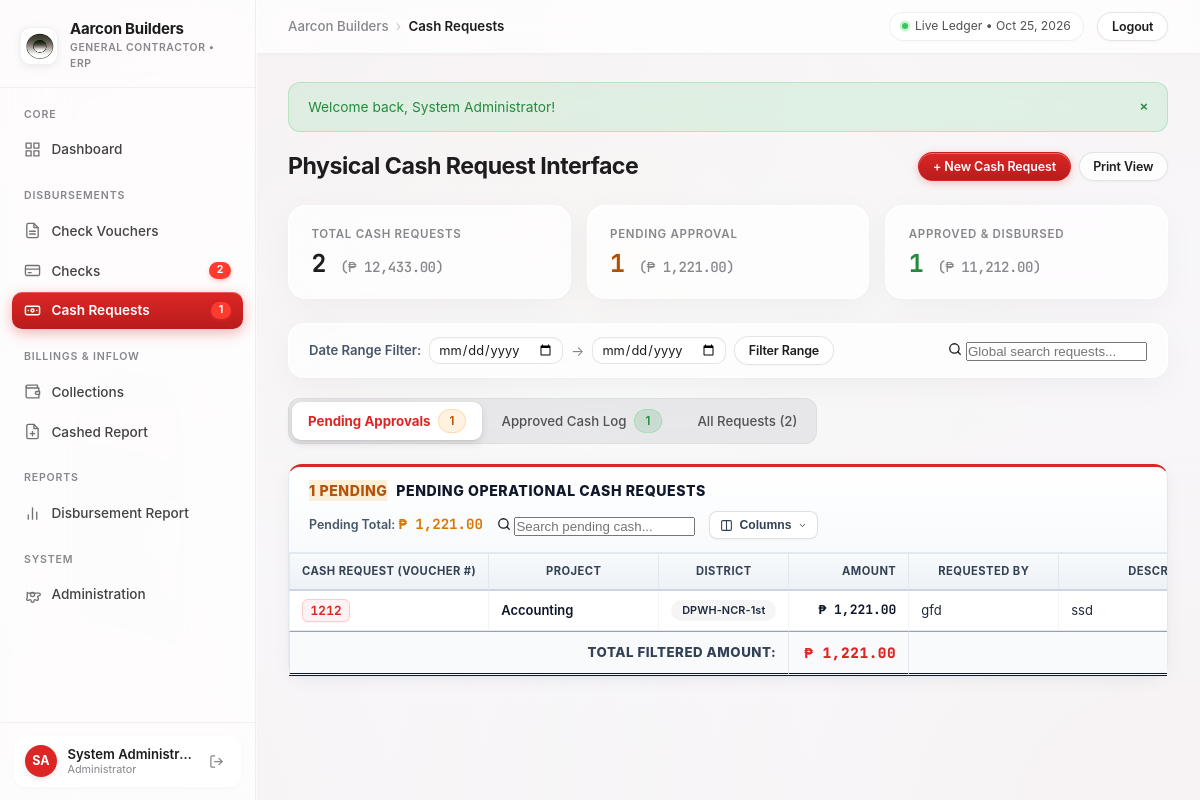
/cash_requests.php (signed in), run on the app's committed database.
### tables this page shows
CREATE TABLE cash_requests (
    id INTEGER PRIMARY KEY AUTOINCREMENT,
    voucher_no VARCHAR(50) NOT NULL UNIQUE,
    requested_by VARCHAR(100) NOT NULL,
    department_or_project VARCHAR(255) NOT NULL,
    amount DECIMAL(12, 2) NOT NULL,
    purpose TEXT NOT NULL,
    request_date DATE NOT NULL,
    status VARCHAR(50) DEFAULT 'pending', -- 'pending', 'approved', 'rejected', 'disbursed'
    approved_at DATETIME DEFAULT NULL,
    approved_by VARCHAR(100) DEFAULT NULL,
    rejection_reason TEXT DEFAULT '',
    created_at DATETIME DEFAULT CURRENT_TIMESTAMP
, project_district VARCHAR(100) DEFAULT '', custom_fields TEXT DEFAULT '{}');

### config/config.php (called while the page is built, shortened)
<?php
function get_currency_symbol() {
    if (function_exists('get_system_setting')) {
        $val = get_system_setting('currency_symbol');
        if (!empty($val)) return $val;
    }
    return CURRENCY_SYMBOL;
}
function get_app_name() {
    if (function_exists('get_system_setting')) {
        $val = get_system_setting('company_name');
        if (!empty($val)) return $val;
    }
    return APP_NAME;
}
function format_money($amount) {
    return get_currency_symbol() . ' ' . number_format((float)$amount, 2);
}
function e($string) {
    return htmlspecialchars($string ?? '', ENT_QUOTES, 'UTF-8');
}
require_once __DIR__ . '/../includes/auth.php';

### includes/auth.php (called while the page is built, shortened)
<?php
require_once __DIR__ . '/../config/config.php';
function get_system_setting(string $key, string $default = ''): string {
    static $settingsCache = null;
    if ($settingsCache === null) {
        $settingsCache = [];
        try {
            $db = get_db();
            $rows = $db->query('SELECT setting_key, setting_value FROM system_settings')->fetchAll();
            foreach ($rows as $r) {
                $settingsCache[$r['setting_key']] = $r['setting_value'];
            }
        } catch (Exception $e) {
        }
    }
    return $settingsCache[$key] ?? $default;
}

### cash_requests.php (the view, shortened to what this page needs)
<?php
require_once __DIR__ . '/config/config.php';
require_once __DIR__ . '/includes/header.php';
$db = get_db();
$activeTab = $_GET['tab'] ?? 'pending';
$startDate = $_GET['start_date'] ?? '';
$endDate   = $_GET['end_date'] ?? '';
$dateCondition = '';
$dateParams = [];
$pendingStmt = $db->prepare("SELECT * FROM cash_requests WHERE status = 'pending' {$dateCondition} ORDER BY request_date DESC, id DESC");
$pendingStmt->execute($dateParams);
$pendingRequests = $pendingStmt->fetchAll();
$pendingTotal = array_sum(array_column($pendingRequests, 'amount'));
$approvedStmt = $db->prepare("SELECT * FROM cash_requests WHERE status IN ('approved', 'disbursed') {$dateCondition} ORDER BY approved_at DESC, id DESC");
$approvedStmt->execute($dateParams);
$approvedRequests = $approvedStmt->fetchAll();
$approvedTotal = array_sum(array_column($approvedRequests, 'amount'));
$allStmt = $db->prepare("SELECT * FROM cash_requests WHERE 1=1 {$dateCondition} ORDER BY id DESC");
$allStmt->execute($dateParams);
$allRequests = $allStmt->fetchAll();
$allTotal = array_sum(array_column($allRequests, 'amount'));
?>
<div class="page-header no-print">
    <div>
        <h1 class="page-title">Physical Cash Request Interface</h1>
    </div>
    <div style="display: flex; gap: 0.5rem; align-items: center; flex-wrap: wrap;">
        <button class="btn btn-primary btn-sm" data-open-modal="modalAddCashRequest">+ New Cash Request</button>
        <button class="btn btn-outline btn-sm" onclick="window.print();">Print View</button>
    </div>
</div>
<div class="metric-grid no-print" style="margin-bottom: 1.5rem;">
    <div class="metric-card" style="cursor: pointer;" onclick="document.querySelector('[data-tab=\'tab-all\']')?.click();" title="View all cash requests">
        <div class="metric-label">Total Cash Requests</div>
        <div class="metric-amount" style="color: var(--text-main);">
            <?= count($allRequests) ?> <span style="font-size: 0.88rem; font-weight: 500; color: var(--text-muted);">(<?= format_money($allTotal) ?>)</span>
        </div>
    </div>
    <div class="metric-card" style="cursor: pointer;" onclick="document.querySelector('[data-tab=\'tab-pending\']')?.click();" title="View pending requests">
        <div class="metric-label">Pending Approval</div>
        <div class="metric-amount" style="color: var(--color-warning);">
            <?= count($pendingRequests) ?> <span style="font-size: 0.88rem; font-weight: 500; color: var(--text-muted);">(<?= format_money($pendingTotal) ?>)</span>
        </div>
    </div>
    <div class="metric-card" style="cursor: pointer;" onclick="document.querySelector('[data-tab=\'tab-approved\']')?.click();" title="View approved requests">
        <div class="metric-label">Approved &amp; Disbursed</div>
        <div class="metric-amount" style="color: var(--color-success);">
            <?= count($approvedRequests) ?> <span style="font-size: 0.88rem; font-weight: 500; color: var(--text-muted);">(<?= format_money($approvedTotal) ?>)</span>
        </div>
    </div>
</div>
<div class="no-print" style="padding: 0.75rem 1.25rem; margin-bottom: 1.25rem; background: var(--glass-bg, rgba(255, 255, 255, 0.75)); backdrop-filter: blur(16px); -webkit-backdrop-filter: blur(16px); border: 1px solid var(--glass-border, rgba(255, 255, 255, 0.5)); border-radius: var(--radius-lg, 14px); box-shadow: var(--glass-shadow, 0 4px 20px rgba(0,0,0,0.03));">
    <form action="cash_requests.php" method="GET" style="display: flex; justify-content: space-between; align-items: center; flex-wrap: wrap; gap: 0.75rem; margin: 0;">
        <div style="display: flex; align-items: center; gap: 0.5rem; flex-wrap: wrap;">
            <span style="font-weight: 600; font-size: 0.82rem; color: #475569;">Date Range Filter:</span>
            <input type="date" name="start_date" id="cashStartDate" class="form-control" style="width: auto; padding: 0.25rem 0.5rem; font-size: 0.8rem;" value="<?= e($startDate) ?>">
            <span style="color: var(--text-muted);">&rarr;</span>
            <input type="date" name="end_date" id="cashEndDate" class="form-control" style="width: auto; padding: 0.25rem 0.5rem; font-size: 0.8rem;" value="<?= e($endDate) ?>">
            <button type="submit" class="btn btn-outline btn-sm">Filter Range</button>
        </div>
        <div class="excel-search-box">
            <svg width="14" height="14" viewBox="0 0 24 24" fill="none" stroke="currentColor" stroke-width="2.2" stroke-linecap="round" stroke-linejoin="round"><circle cx="11" cy="11" r="8"></circle><line x1="21" y1="21" x2="16.65" y2="16.65"></line></svg>
            <input type="text" placeholder="Global search requests..." data-table-search="#pendingCashTable, #approvedCashTable, #cashRequestsTable">
        </div>
    </form>
</div>
<div class="tabs-container">
    <div class="tabs-nav no-print">
        <button class="tab-btn <?= $activeTab === 'pending' ? 'active' : '' ?>" data-tab="tab-pending">
            <span>Pending Approvals</span>
            <?php if (count($pendingRequests) > 0): ?>
                <span class="badge badge-pending"><?= count($pendingRequests) ?></span>
            <?php endif; ?>
        </button>
        <button class="tab-btn <?= $activeTab === 'approved' ? 'active' : '' ?>" data-tab="tab-approved">
            <span>Approved Cash Log</span>
            <?php if (count($approvedRequests) > 0): ?>
                <span class="badge badge-funded"><?= count($approvedRequests) ?></span>
            <?php endif; ?>
        </button>
        <button class="tab-btn <?= $activeTab === 'all' ? 'active' : '' ?>" data-tab="tab-all">
            <span>All Requests (<?= count($allRequests) ?>)</span>
        </button>
    </div>
    <div class="tab-pane <?= $activeTab === 'pending' ? 'active' : '' ?>" id="tab-pending">
        <div class="excel-sheet-card">
            <div class="excel-sheet-header no-print">
                <div class="excel-sheet-title">
                    <span class="excel-sheet-badge" style="background: rgba(245, 158, 11, 0.15); color: #b45309; border-color: rgba(245, 158, 11, 0.3);"><?= count($pendingRequests) ?> PENDING</span>
                    <span>Pending Operational Cash Requests</span>
                </div>
                <div style="display: flex; align-items: center; gap: 0.85rem; flex-wrap: wrap;">
                    <div style="font-size: 0.78rem; font-weight: 600; color: #475569;">
                        Pending Total: <strong class="excel-mono" style="color: #d97706; font-size: 0.88rem;"><?= format_money($pendingTotal) ?></strong>
                    </div>
                    <div class="excel-search-box">
                        <svg width="14" height="14" viewBox="0 0 24 24" fill="none" stroke="currentColor" stroke-width="2.2" stroke-linecap="round" stroke-linejoin="round"><circle cx="11" cy="11" r="8"></circle><line x1="21" y1="21" x2="16.65" y2="16.65"></line></svg>
                        <input type="text" placeholder="Search pending cash..." data-table-search="#pendingCashTable">
                    </div>
                    <div class="col-picker-dropdown">
                        <button type="button" class="btn-col-picker" title="Toggle Columns">
                            <svg width="13" height="13" viewBox="0 0 24 24" fill="none" stroke="currentColor" stroke-width="2" stroke-linecap="round" stroke-linejoin="round">
                                <rect x="3" y="3" width="18" height="18" rx="2" ry="2"></rect>
                                <line x1="12" y1="3" x2="12" y2="21"></line>
                            </svg>
                            <span>Columns</span>
                            <svg class="picker-caret" width="9" height="9" viewBox="0 0 24 24" fill="none" stroke="currentColor" stroke-width="2.5" stroke-linecap="round" stroke-linejoin="round"><polyline points="6 9 12 15 18 9"></polyline></svg>
                        </button>
                    </div>
                </div>
            </div>
            <div>
                <?php if (empty($pendingRequests)): ?>
                    <div class="empty-state">
                        No pending cash requests in this range.
                        <p>Click "+ New Cash Request" to submit an operational petty cash need.</p>
                    </div>
                <?php else: ?>
                    <div class="table-responsive">
                        <table class="excel-table" id="pendingCashTable">
                            <thead>
                                <tr>
                                    <th class="col-toggle-cash-voucher" style="min-width: 140px;">CASH REQUEST (VOUCHER #)</th>
                                    <th class="col-toggle-cash-project" style="min-width: 170px;">PROJECT</th>
                                    <th class="col-toggle-cash-district" style="min-width: 100px;">DISTRICT</th>
                                    <th class="col-toggle-cash-amount" style="min-width: 120px; text-align: right;">AMOUNT</th>
                                    <th class="col-toggle-cash-requestedby" style="min-width: 150px;">REQUESTED BY</th>
                                    <th class="col-toggle-cash-desc" style="min-width: 220px;">DESCRIPTION</th>
                                </tr>
                            </thead>
                            <tbody>
                                <?php foreach ($pendingRequests as $req): ?>
                                    <tr>
                                        <td class="col-toggle-cash-voucher">
                                            <span class="voucher-code-badge"><?= e($req['voucher_no']) ?></span>
                                        </td>
                                        <td class="col-toggle-cash-project" style="font-weight: 600; color: #0f172a;"><?= e($req['department_or_project']) ?></td>
                                        <td class="col-toggle-cash-district">
                                            <?php if (!empty($req['project_district'])): ?>
                                                <span class="badge" style="background: rgba(0, 0, 0, 0.04); font-size: 0.68rem;"><?= e($req['project_district']) ?></span>
                                            <?php else: ?>
                                                <span style="color: var(--text-muted);">&mdash;</span>
                                            <?php endif; ?>
                                        </td>
                                        <td class="cash-filtered-total excel-num amount-col col-toggle-cash-amount" style="color: #0f172a; font-weight: 700;" data-row-amount="<?= $req['amount'] ?>">
                                            <?= format_money($req['amount']) ?>
                                        </td>
                                        <td class="col-toggle-cash-requestedby"><?= e($req['requested_by']) ?></td>
                                        <td class="col-toggle-cash-desc" style="max-width: 260px;" title="<?= e($req['purpose']) ?>">
                                            <?= e($req['purpose']) ?>
                                        </td>
                                    </tr>
                                <?php endforeach; ?>
                            </tbody>
                            <tfoot>
                                <tr>
                                    <th colspan="3" style="text-align: right; text-transform: uppercase;">Total Filtered Amount:</th>
                                    <th class="cash-filtered-total excel-num amount-col col-toggle-cash-amount" style="color: #d97706;"><?= format_money($pendingTotal) ?></th>
                                    <th colspan="4" class="no-print"></th>
                                </tr>
                            </tfoot>
                        </table>
                    </div>
                <?php endif; ?>
            </div>
        </div>
    </div>
</div>
<?php require_once __DIR__ . '/includes/footer.php'; ?>

### data on the page
cash_requests: voucher_no "1212", department_or_project "Accounting", project_district "DPWH-NCR-1st", amount "₱ 1,221.00", requested_by "gfd", purpose "ssd"

### other printed values
$dynamicAppName "Aarcon Builders"
$pendingChecksCount "2"
$pendingCashCount "1"
$userInitials "SA"
$currentUser['full_name'] "System Administr…"
get_user_role_label($currentUser['role']) "Administrator"
$pageTitle "Cash Requests"
$flash['message'] "Welcome back, System Administrator!"
count($allRequests) "2"
format_money($allTotal) "₱ 12,433.00"
count($pendingRequests) "1"
format_money($pendingTotal) "₱ 1,221.00"
count($approvedRequests) "1"
format_money($approvedTotal) "₱ 11,212.00"
